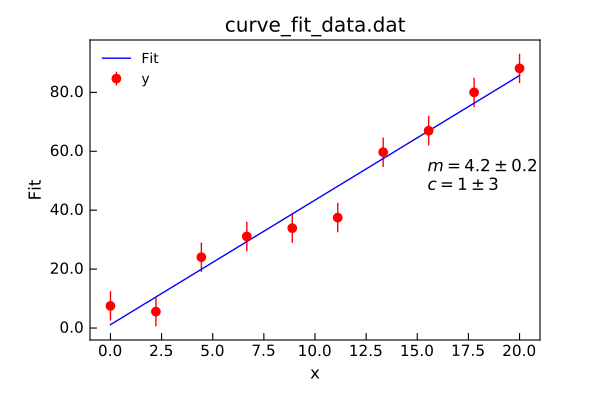

Python code for this plot:
"""USe curve_fit to fit a straight line."""
from Stoner import Data

def linear(x,m,c):
    """Straight line function."""
    return m*x+c

d=Data("curve_fit_data.dat",setas="xye")
d.plot(fmt="ro")
popt,pcov=d.curve_fit(linear,result=True,replace=False,header="Fit")
d.setas="x..y"
d.plot(fmt="b-")
d.annotate_fit(linear)
d.draw()
